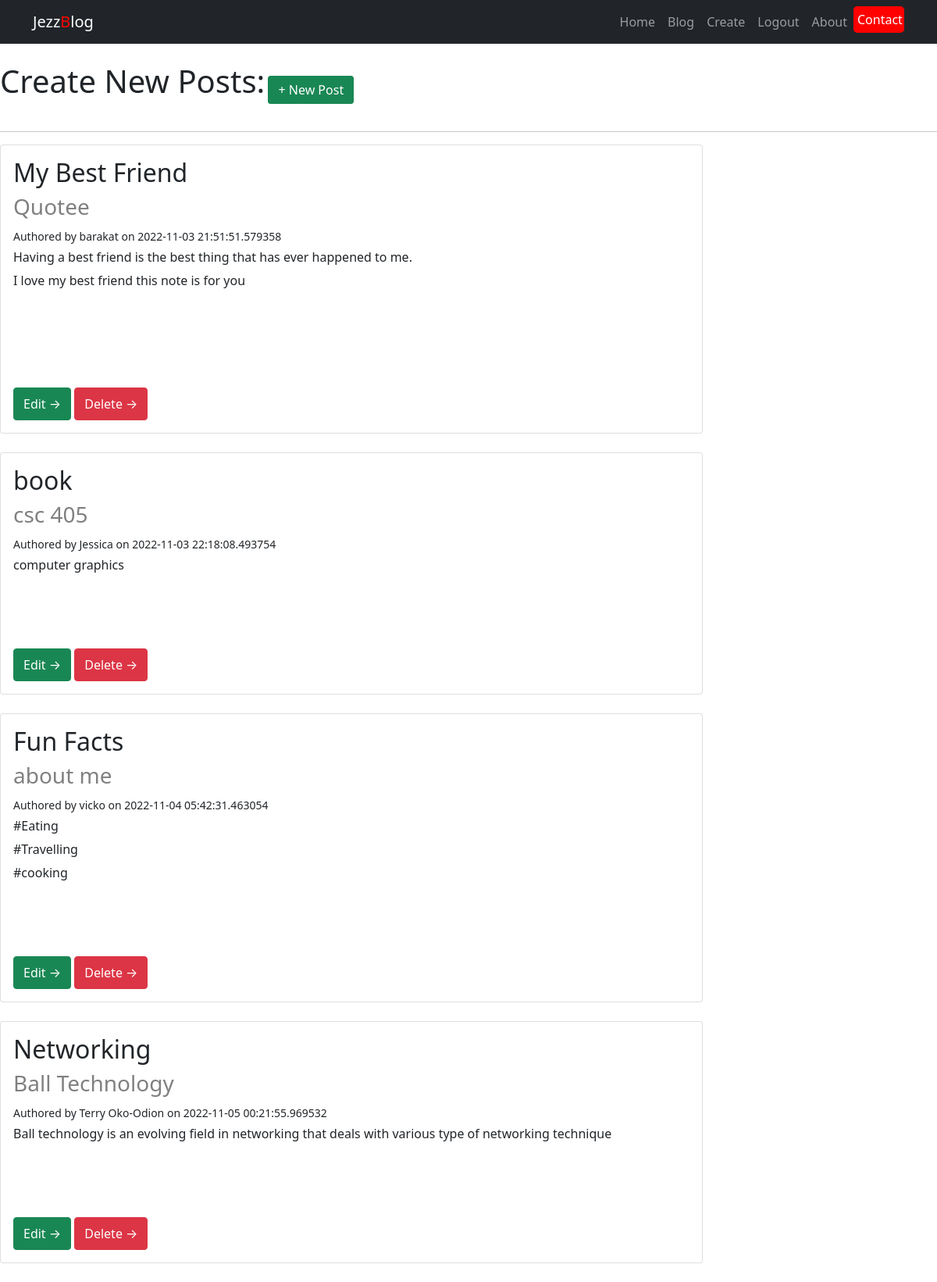
Page /blog on the committed database.
### app.py (models this page shows, shortened)
class JezzyBlog(db.Model):
    __tablename__ = 'post'
    id = db.Column(db.Integer, primary_key=True)
    title = db.Column(db.String(100), nullable=False, unique=True)
    slug = db.Column(db.String(100), nullable=False, unique=True)
    content = db.Column(db.Text, nullable=False)
    posted_by = db.Column(db.String(20), nullable=False, default='N/A')
    posted_on = db.Column(db.DateTime, nullable=False,
                            default=datetime.utcnow())
    user_id=db.Column(db.Integer, db.ForeignKey('user.id'))

### app.py (the view)
@app.route('/blog')
def blog():
    if request.method == 'POST':
        post_title = request.form['title']
        post_content = request.form['post']
        post_author = request.form['author']
        post_slug = request.form['slug']
        new_post = JezzyBlog(title=post_title,
                        content=post_content,slug=post_slug, posted_by=post_author)
        db.session.add(new_post)
        db.session.commit()
        return redirect('blog')
    else:
        all_posts = JezzyBlog.query.order_by(JezzyBlog.posted_on).all()
        return render_template('blog.html', blog=all_posts)

### templates/blog.html (shortened to what this page needs)
<!DOCTYPE html>
<html lang="en">
  <head>
    <link rel="stylesheet" href="{{ url_for('static', filename='main.css') }}">
  </head>
  <body>
    <nav class="navbar navbar-expand-lg navbar-dark bg-dark">
        <div class="container">
            <a class="navbar-brand" href="#!">Jezz<span class= "h1-color">B</span>log</a>
            <div class="collapse navbar-collapse" id="navbarSupportedContent">
                <ul class="navbar-nav ms-auto mb-2 mb-lg-0">
                    <li class="nav-item"><a class="nav-link" href="/home">Home</a></li>
                    <li class="nav-item"><a class="nav-link" href="#">Blog</a></li>
                    <li class="nav-item"><a class="nav-link" href="/create">Create</a></li>
                    <li class="nav-item"><a class="nav-link" href="/logout">Logout</a></li>
                    <li class="nav-item"><a class="nav-link" href="/me">About</a></li>
                    <li class="nav-item"><a class="nav-link active" aria-current="page" id= "nav-item2"href="/contact">Contact</a></li>
                </ul>
            </div>
        </div>
    </nav>
<body>
    <br>
    <div>
      <h1 style="display: inline">Create New Posts:</h1>
        <a style="display: inline" class="btn btn-success float-right " href="/create">+ New Post</a>
    </div>
    <br>
    <hr>
    {% for blogs in blog%}
    <div class="card mb-4 w-75">
      <div class="card-body">
    <h2>{{blogs.title}}</h2>
    <h3 style="color:gray;">{{blogs.slug}}</h3>
    {% if blogs.author %}
    <small>Written By {{blogs.posted_by}} on {{blogs.posted_on}}</small>
    {% else%}
    <small>Authored by {{blogs.posted_by}}  on {{blogs.posted_on}}
    </small>
    {% endif %}
    <p style="white-space: pre-wrap">{{blogs.content}}
  </p>
    <a  class="btn btn-success btn-send pb-2 pt-2 btn-block
    mt-3" href="/edit/{{blogs.id}}">Edit →</a>
    <a  class="btn btn-danger btn-send pb-2 pt-2 btn-block
    mt-3" href="/delete/{{blogs.id}}">Delete →</a>
    <br>
  </div>
</div>
    {% endfor %}
</body>
</html>

### rows in the picture
JezzyBlog: title "My Best Friend", slug "Quotee", posted_by "barakat", posted_on "2022-11-03 21:51:51.579358", content "Having a best friend is the best thing that has ever happened to me. I love my best friend this note is for you"
JezzyBlog: title "book", slug "csc 405", posted_by "Jessica", posted_on "2022-11-03 22:18:08.493754", content "computer graphics"
JezzyBlog: title "Fun Facts", slug "about me", posted_by "vicko", posted_on "2022-11-04 05:42:31.463054", content "#Eating #Travelling #cooking"
JezzyBlog: title "Networking", slug "Ball Technology", posted_by "Terry Oko-Odion", posted_on "2022-11-05 00:21:55.969532", content "Ball technology is an evolving field in networking that deals with various type of networking technique"
